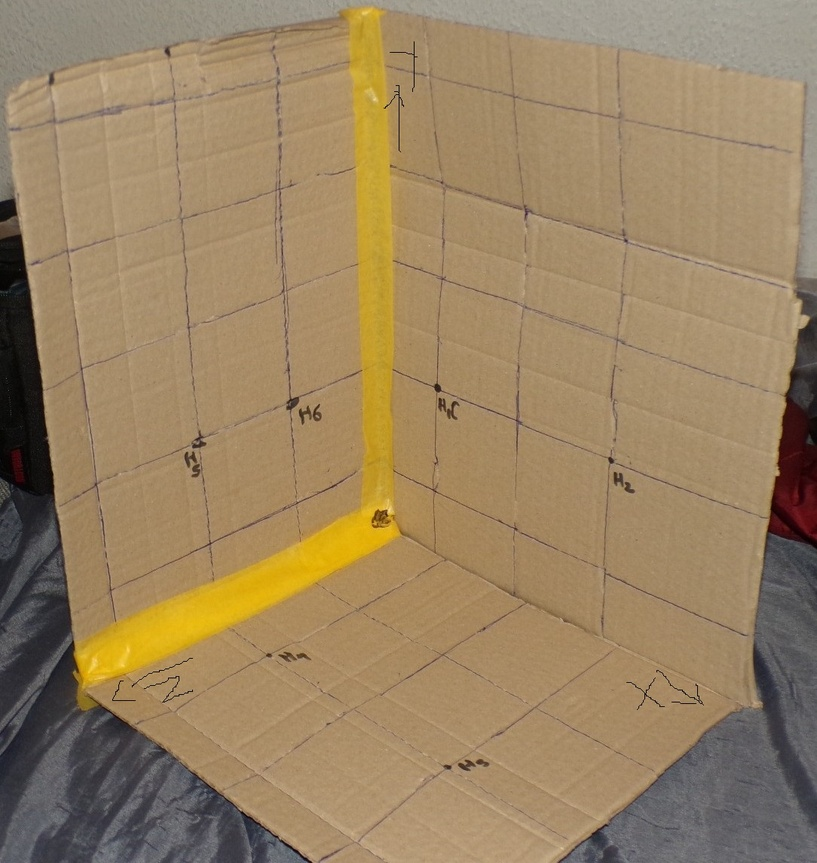
%> input picture Assignment 3/v2/a1.jpg, 817 x 863 px, shrunk from 1084 x 1145 before the run
$ octave A3.m   (GNU Octave 9; MATLAB toolbox functions it lacks are replaced by stand-ins)
%> lines starting %> are read from the running program, lines starting %| are printed output that depends on the picture; long printed decimals are rounded
% CAMERA CALIBRATION USING DIRECT LINEAR TRANSFORMATION (DLT)

%% Step 1: Load and Display the Image
% Load the calibration object image
img = imread('a1.jpg'); % Replace with your image file name
%> img is the input picture: size 863x817x3 uint8; mean R, G, B 153.8, 131, 97.7
imshow(img);
title('Calibration Object');
pause; % Pause to allow visualization


%% Step 2: Detect or Select Image Points
% Option 1: Automatically detect corners
grayImg = rgb2gray(img); % Convert to grayscale
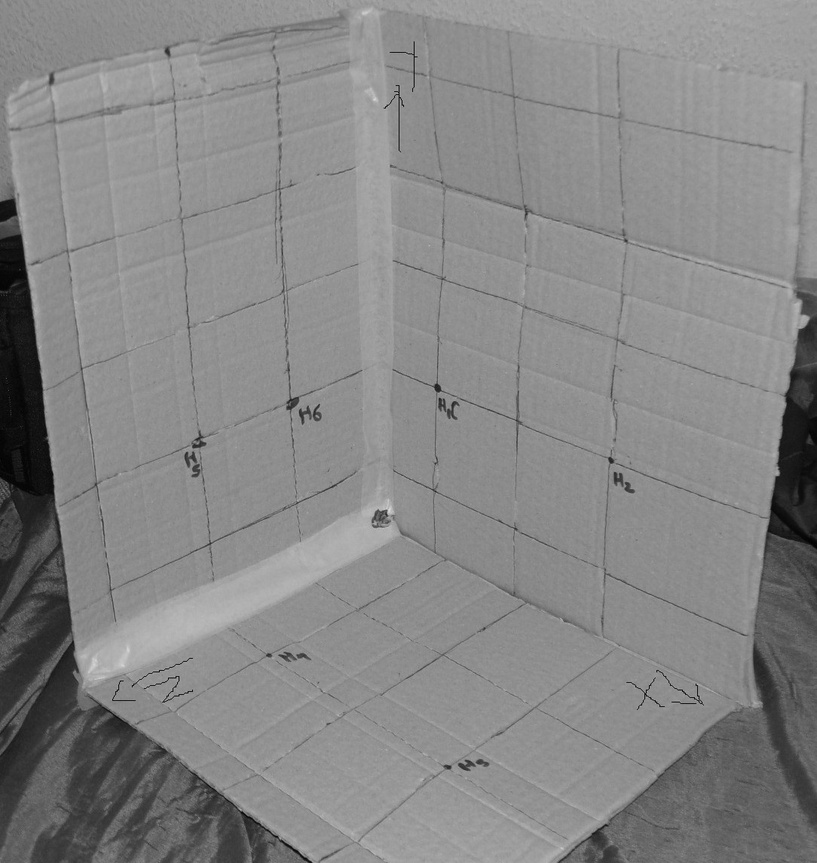
%> grayImg: size 863x817 uint8; min 0, max 220, mean 134
corners = detectHarrisFeatures(grayImg); % Detect corners
%> corners = 344 points; strongest (x, y): (646, 694), (178, 678), (398, 95), (114, 700), (401, 99)
imshow(img); hold on;
plot(corners.Location(:, 1), corners.Location(:, 2), 'r+', 'MarkerSize', 8);
title('Detected Points');
pause; % Pause to allow visualization
image_points = corners.Location; % Automatically detected points
%> image_points = 344 rows, first 12: [1 484; 4 493; 4 500; 8 485; 8 488; 11 493; 11 724; 12 486; 14 200; 17 216; 21 236; 41 372]

% [11 lines of commented-out code are left out]

%% Step 3: Define Object Points
% Define 3D object points corresponding to the cube's calibration markers
% Adjust these coordinates to match your setup
object_points = [
    0, 0, 0;  % Bottom-left corner
    1, 0, 0;  % Bottom-right corner
    0, 1, 0;  % Top-left corner
    1, 1, 0;  % Top-right corner
    0, 0, 1;  % Top-left corner of the back face
    1, 1, 1;  % Top-right corner of the back face
];

%% Step 4: Compute the Projection Matrix using DLT
function P = computeDLT(object_points, image_points)
    % Ensure homogeneous coordinates
    num_points = size(object_points, 1);
    A = zeros(2 * num_points, 12);

    for i = 1:num_points
        X = object_points(i, :);
        x = image_points(i, 1);
        y = image_points(i, 2);

        A(2 * i - 1, :) = [-X, -1, 0, 0, 0, 0, x * X, x];
        A(2 * i, :) = [0, 0, 0, 0, -X, -1, y * X, y];
    end
%> this loop made 6 passes
%> (x, y) on passes 1 to 6: (1, 484), (4, 493), (4, 500), (8, 485), (8, 488), (11, 493)

    % Solve using SVD
    [~, ~, V] = svd(A);
    P = reshape(V(:, end), 4, 3)';
%> P = [0.0067 -0.00449 6.25e-05 0.000622; 0.714 -0.673 -0.0994 0.168; 0.00144 -0.00136 -0.000208 0.000349]
end

P = computeDLT(object_points, image_points);
disp('Projection Matrix (P):');
disp(P);
%|    6.7023e-03  -4.4880e-03   6.2463e-05   6.2171e-04
%|    7.1355e-01  -6.7272e-01  -9.9372e-02   1.6836e-01
%|    1.4400e-03  -1.3576e-03  -2.0777e-04   3.4863e-04

%% Step 5: Decompose the Projection Matrix
function [K, R, C] = decomposeProjectionMatrix(P)
    % Decompose the projection matrix into K (intrinsic), R (rotation), and C (camera center)
    M = P(:, 1:3);
%> M = [0.0067 -0.00449 6.25e-05; 0.714 -0.673 -0.0994; 0.00144 -0.00136 -0.000208]
    [K, R] = rq(M); % Perform RQ decomposition

    % Normalize K
    K = K ./ K(3, 3);

    % Compute the camera center
    C = -inv(M) * P(:, 4);
end

function [R, Q] = rq(A)
    % RQ decomposition using QR decomposition
    [Q, R] = qr(flipud(A)');
%> Q = [-0.724 0.0744 0.686; 0.682 -0.0733 0.727; 0.104 0.995 0.00224]; R = [-0.00199 -0.986 -0.00791; 0 0.00356 0.00089; 0 0 0.00133]
    R = flipud(R');
%> R = [-0.00791 0.00089 0.00133; -0.986 0.00356 0; -0.00199 0 0]
    R = fliplr(R);
%> R = [0.00133 0.00089 -0.00791; 0 0.00356 -0.986; 0 0 -0.00199]
    Q = Q';
%> Q = [-0.724 0.682 0.104; 0.0744 -0.0733 0.995; 0.686 0.727 0.00224]
    Q = flipud(Q);
%> Q = [0.686 0.727 0.00224; 0.0744 -0.0733 0.995; -0.724 0.682 0.104]
end

[K, R, C] = decomposeProjectionMatrix(P);
%> in decomposeProjectionMatrix, `[K, R] = rq(M);`: K has the same summary as R in rq; R has the same summary as Q in rq
%> in decomposeProjectionMatrix, `K = K ./ K(3, 3);`: K = [-0.67 -0.447 3.97; 0 -1.79 495.3; 0 0 1]
%> in decomposeProjectionMatrix, `C = -inv(M) * P(:, 4);`: C = [-0.199; -0.142; 1.22]
%> K = [-0.67 -0.447 3.97; 0 -1.79 495.3; 0 0 1]; R has the same summary as Q in rq; C = [-0.199; -0.142; 1.22]

disp('Intrinsic Matrix (K):');
disp(K);
%|     -0.6704    -0.4471     3.9727
%|           0    -1.7915   495.3370
%|           0          0     1.0000
disp('Rotation Matrix (R):');
disp(R);
%|    6.8615e-01   7.2746e-01   2.2397e-03
%|    7.4428e-02  -7.3263e-02   9.9453e-01
%|   -7.2364e-01   6.8223e-01   1.0441e-01
disp('Camera Center (C):');
disp(C);
%|   -0.1991
%|   -0.1418
%|    1.2244

%% Step 6: Compute Reprojection Errors
function residuals = computeResiduals(P, object_points, image_points)
    num_points = size(object_points, 1);
    residuals = zeros(num_points, 1);

    for i = 1:num_points
        X = [object_points(i, :), 1]'; % Homogeneous coordinates
        x_proj = P * X;               % Project point
        x_proj = x_proj ./ x_proj(3); % Normalize

        residuals(i) = norm(image_points(i, :) - x_proj(1:2)');
    end
%> this loop made 6 passes
%> x_proj on passes 1 to 6: [1.78; 482.9; 1], [4.09; 493.1; 1], [3.83; 499.9; 1], [6.58; 485.3; 1], [4.86; 489.8; 1], [12.98; 491.9; 1]
%> after the loop, residuals = [1.33; 0.116; 0.205; 1.45; 3.62; 2.29]
end

residuals = computeResiduals(P, object_points, image_points);
%> residuals = [1.33; 0.116; 0.205; 1.45; 3.62; 2.29]
disp('Residuals:');
disp(residuals);
%|    1.3256
%|    0.1162
%|    0.2050
%|    1.4542
%|    3.6222
%|    2.2855

%% Step 7: Visualize Reprojected Points
num_points = size(object_points, 1);
reprojected_points = zeros(num_points, 2);

for i = 1:num_points
    X = [object_points(i, :), 1]'; % Homogeneous coordinates
    x_proj = P * X;
    x_proj = x_proj ./ x_proj(3); % Normalize
    reprojected_points(i, :) = x_proj(1:2)';
end
%> after the loop, reprojected_points = [1.78 482.9; 4.09 493.1; 3.83 499.9; 6.58 485.3; 4.86 489.8; 12.98 491.9]

% Plot original and reprojected points
imshow(img); hold on;
plot(image_points(:, 1), image_points(:, 2), 'ro', 'MarkerSize', 10, 'DisplayName', 'Original Points');
plot(reprojected_points(:, 1), reprojected_points(:, 2), 'bx', 'MarkerSize', 10, 'DisplayName', 'Reprojected Points');
legend;
title('Reprojection of Calibration Points');
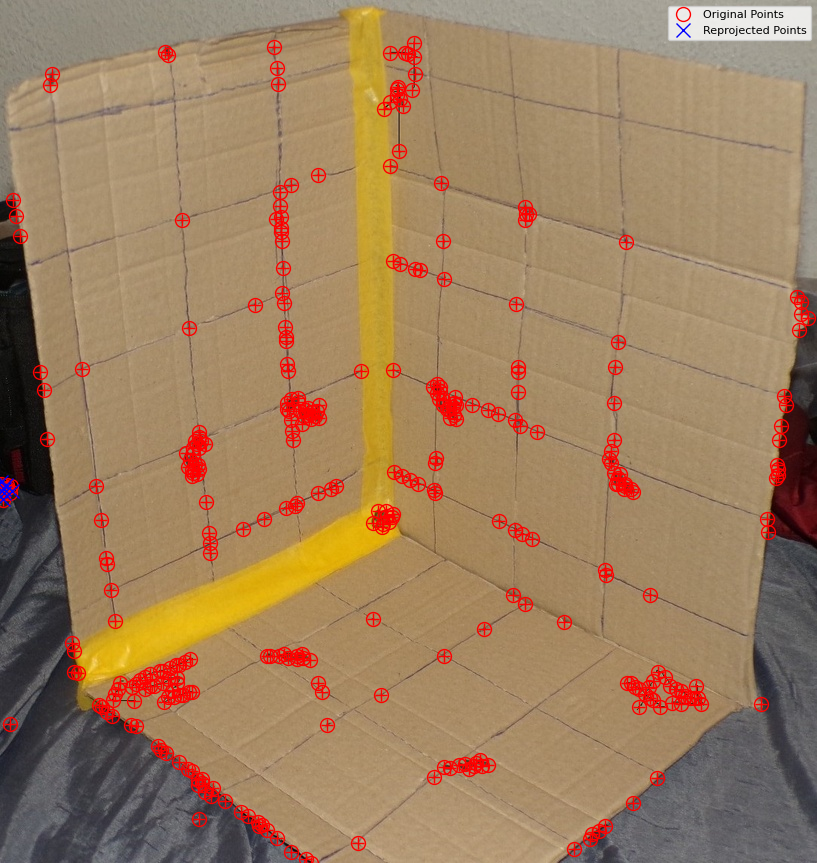
%> figure redrawn from the program's plot data; its title reads 'Reprojection of Calibration Points'
